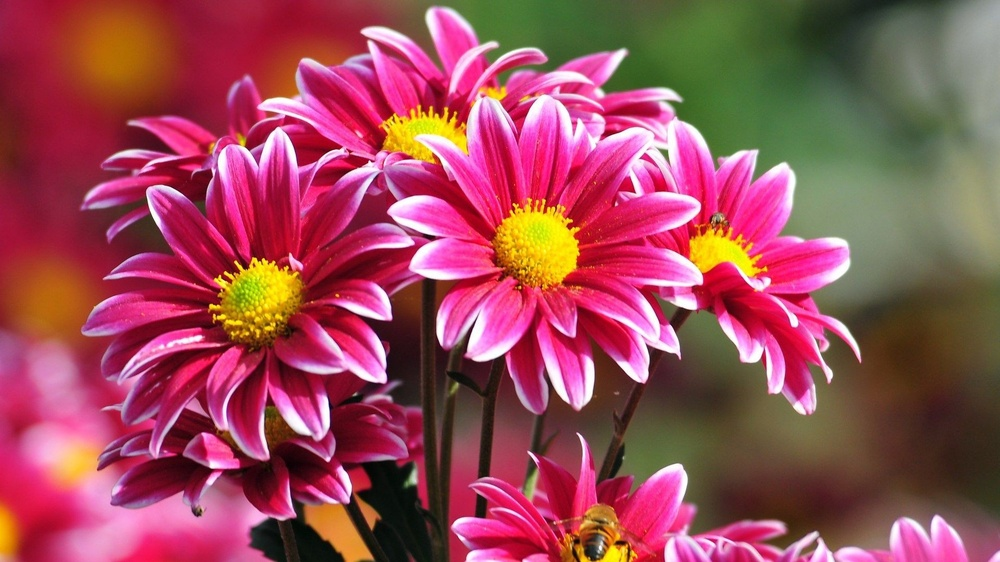
#> input picture LAB/Experiment 3/image.jpg, 1000 x 562 px, shrunk from 1920 x 1080 before the run
$ python canny_edge.py
#> lines starting #> are read from the running program, lines starting #| are printed output that depends on the picture
import cv2

image = cv2.imread("image.jpg")
#> image is the input picture: shape (562, 1000, 3); mean B, G, R 87.3, 75.4, 154.7

if image is None:
    print("ERROR: Image not found")
else:
    print("Image loaded successfully")

    gray_image = cv2.cvtColor(image, cv2.COLOR_BGR2GRAY)
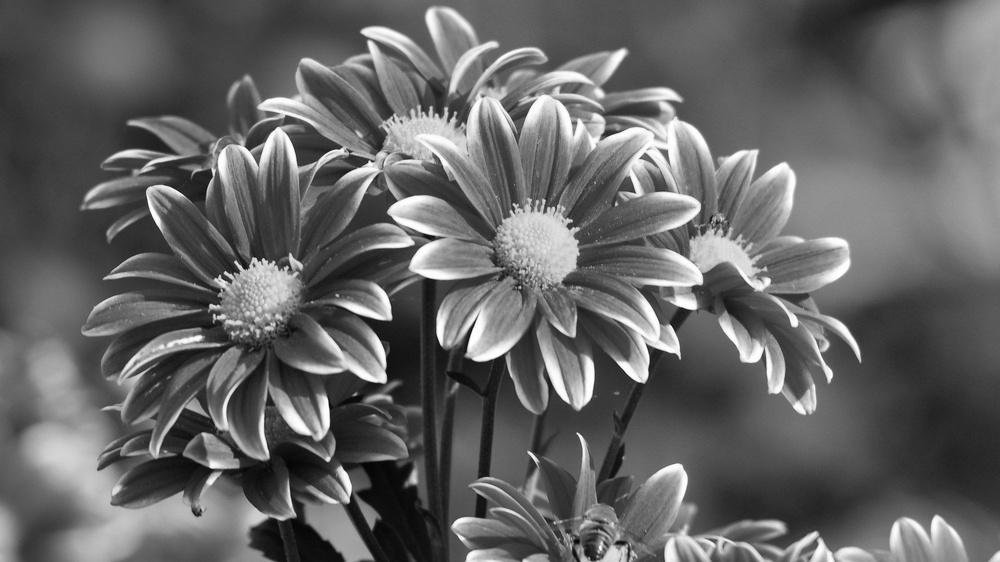
#> gray_image: shape (562, 1000); min 4, max 255, mean 100.5

    edges = cv2.Canny(gray_image, 100, 200)
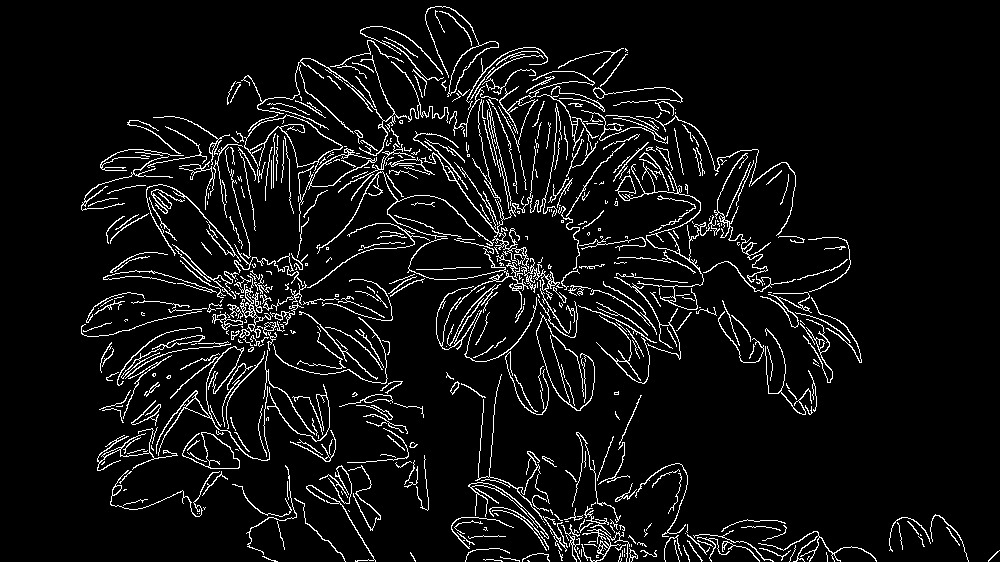
#> edges: shape (562, 1000); 6.7% white in thin lines or dots

    cv2.imshow("Original Image", image)
    cv2.imshow("Canny Edge Image", edges)

    cv2.waitKey(0)
    cv2.destroyAllWindows()
